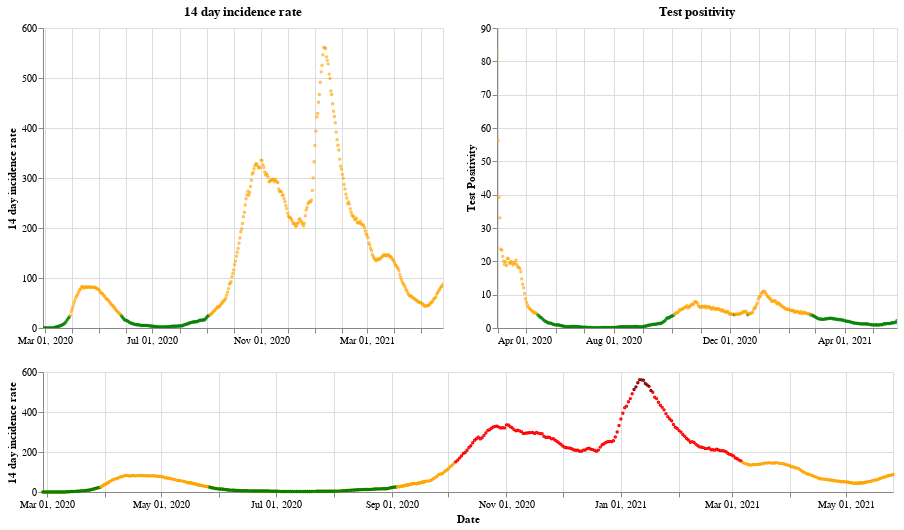

The code cell stored with this chart in its notebook:
### Markdown cell above
## Scotland

### Code cell
plot_traffic_light('Scotland')

### Figure 1 — Vega-Lite specification as saved in the notebook (floating-point values rounded to 4 significant figures; data arrays with more than 128 entries replaced by an {"elided": "..."} marker saying what was removed)
{"config": {"view": {"continuousWidth": 400, "continuousHeight": 300}}, "vconcat": [{"hconcat": [{"mark": {"type": "point", "size": 2}, "encoding": {"color": {"condition": {"value": "green", "test": "(datum.twoWeeklyCasesRate <= 25)"}, "value": "orange"}, "tooltip": [{"type": "nominal", "field": "areaName"}, {"type": "temporal", "field": "date"}, {"type": "quantitative", "field": "twoWeeklyCasesRate"}, {"type": "quantitative", "field": "testPositivity"}], "x": {"type": "temporal", "axis": {"title": ""}, "field": "date", "scale": {"domain": {"selection": "DateBrush"}}, "timeUnit": "yearmonthdate"}, "y": {"type": "quantitative", "axis": {"title": "14 day incidence rate"}, "field": "twoWeeklyCasesRate"}}, "title": "14 day incidence rate", "width": 400}, {"mark": {"type": "point", "size": 2}, "encoding": {"color": {"condition": {"value": "green", "test": "(datum.testPositivity <= 4)"}, "value": "orange"}, "tooltip": [{"type": "nominal", "field": "areaName"}, {"type": "temporal", "field": "date"}, {"type": "quantitative", "field": "twoWeeklyCasesRate"}, {"type": "quantitative", "field": "testPositivity"}], "x": {"type": "temporal", "axis": {"title": ""}, "field": "date", "scale": {"domain": {"selection": "DateBrush"}}, "timeUnit": "yearmonthdate"}, "y": {"type": "quantitative", "axis": {"title": "Test Positivity"}, "field": "testPositivity"}}, "title": "Test positivity", "width": 400}]}, {"layer": [{"mark": {"type": "point", "size": 2}, "encoding": {"color": {"condition": {"value": "orange", "test": "((50 && datum.twoWeeklyCasesRate) < 150)"}, "value": "red"}, "opacity": {"condition": {"value": 1, "test": "((50 && datum.twoWeeklyCasesRate) < 500)"}, "value": 0}, "tooltip": [{"type": "nominal", "field": "areaName"}, {"type": "temporal", "field": "date"}, {"type": "quantitative", "field": "twoWeeklyCasesRate"}, {"type": "quantitative", "field": "testPositivity"}], "x": {"type": "temporal", "axis": {"title": "Date"}, "field": "date", "timeUnit": "yearmonthdate"}, "y": {"type": "quantitative", "axis": {"title": "14 day incidence rate"}, "field": "twoWeeklyCasesRate"}}, "selection": {"DateBrush": {"type": "interval", "encodings": ["x"], "fields": ["Time"]}}, "width": 850}, {"mark": {"type": "point", "size": 2}, "encoding": {"color": {"value": "darkred"}, "opacity": {"condition": {"value": 1, "test": "(datum.twoWeeklyCasesRate >= 500)"}, "value": 0}, "tooltip": [{"type": "nominal", "field": "areaName"}, {"type": "temporal", "field": "date"}, {"type": "quantitative", "field": "twoWeeklyCasesRate"}, {"type": "quantitative", "field": "testPositivity"}], "x": {"type": "temporal", "axis": {"title": "Date"}, "field": "date", "timeUnit": "yearmonthdate"}, "y": {"type": "quantitative", "axis": {"title": "14 day incidence rate"}, "field": "twoWeeklyCasesRate"}}, "width": 400}, {"mark": {"type": "point", "size": 2}, "encoding": {"color": {"condition": {"value": "green", "test": "((4 && datum.twoWeeklyCasesRate) < 25)"}, "value": "orange"}, "opacity": {"condition": {"value": 1, "test": "(datum.twoWeeklyCasesRate < 50)"}, "value": 0}, "tooltip": [{"type": "nominal", "field": "areaName"}, {"type": "temporal", "field": "date"}, {"type": "quantitative", "field": "twoWeeklyCasesRate"}, {"type": "quantitative", "field": "testPositivity"}], "x": {"type": "temporal", "axis": {"title": "Date"}, "field": "date", "timeUnit": "yearmonthdate"}, "y": {"type": "quantitative", "axis": {"title": "14 day incidence rate"}, "field": "twoWeeklyCasesRate"}}, "width": 400}], "height": 120, "width": 800}], "data": {"name": "data-73dc26299684c5a7bde803a8e66fbd31"}, "$schema": "https://vega.github.io/schema/vega-lite/v4.8.1.json", "datasets": {"data-73dc26299684c5a7bde803a8e66fbd31": {"elided": "454 records"}}}
